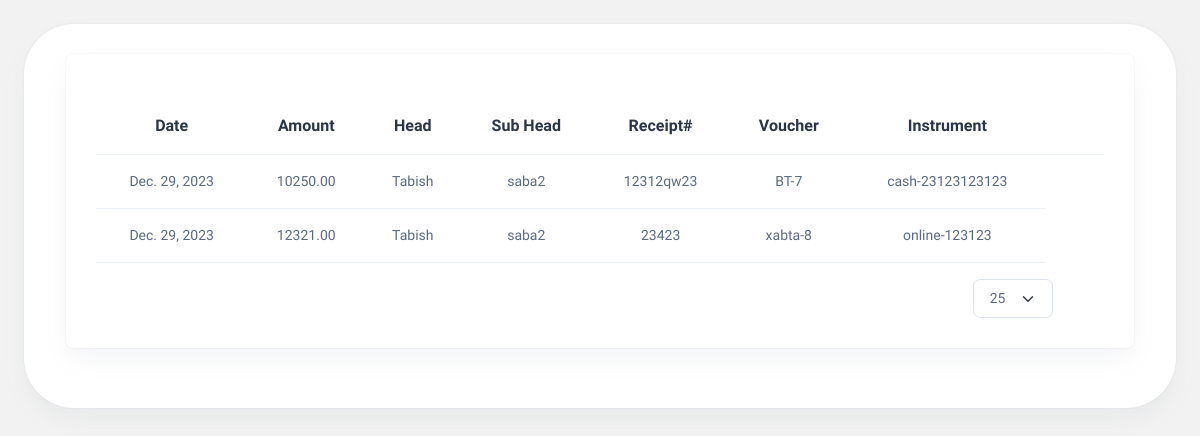
Page /summarytable (signed in) on the earlier database version.
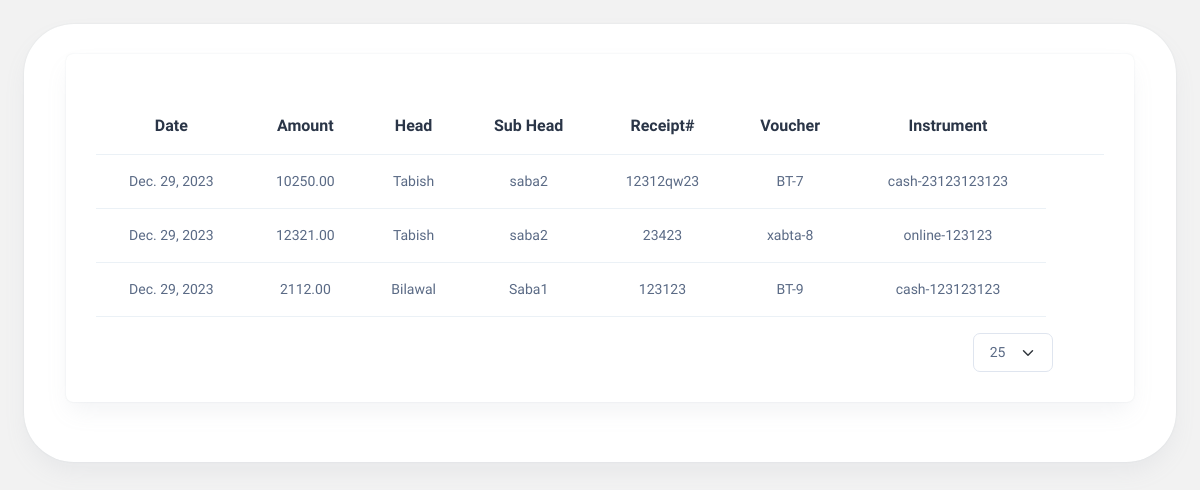
Same page on the later database version.
### Accountapp/models.py (models this page shows, shortened)
class AccountingEntry(models.Model):
    date = models.DateField(auto_now_add=True)
    amount = models.DecimalField(max_digits=20, decimal_places=2)
    head = models.ForeignKey(Head, on_delete=models.CASCADE)
    sub_head = models.ForeignKey(Shead, on_delete=models.CASCADE)
    description = models.TextField()
    receipt_number = models.CharField(max_length=20)
    charge_by = models.ForeignKey(
        charge, on_delete=models.CASCADE, null=True, blank=True
    )
    voucher = models.CharField(max_length=50, null=True, blank=True, unique=True)
    paid_by = models.ForeignKey(paid, on_delete=models.CASCADE, null=True, blank=True)
    claim_by = models.ForeignKey(claim, on_delete=models.CASCADE, null=True, blank=True)
    instrument = models.CharField(
        max_length=10,
        null=True,
        blank=True,
        choices=[("cash", "Cash"), ("cheque", "Cheque"), ("online", "Online Transfer")],
    )
    cash_number = models.CharField(max_length=20, default=0, null=True, blank=True)
    cheque_number = models.CharField(max_length=20, default=0, null=True, blank=True)
    online_number = models.CharField(max_length=20, default=0, null=True, blank=True)
    vendors = models.ForeignKey(Vendor, null=True, blank=True, on_delete=models.CASCADE)
    attachments = models.FileField(upload_to="attachments/", null=True, blank=True)
    comments = models.TextField()

class Head(models.Model):
    name = models.CharField(max_length=50)

class Shead(models.Model):
    head = models.ForeignKey(Head, on_delete=models.CASCADE)
    name = models.CharField(max_length=50)
    class Meta:
        verbose_name = "Sub Head"
        verbose_name_plural = "Sub Heads"
    def __str__(self):
        return self.name

### Accountapp/views.py (the view)
# urls.py: path("summarytable", views.tsummary, name="summarytable"),
@login_required(login_url="signin")
def tsummary(request):
    today = date.today()
    todayentry = AccountingEntry.objects.filter(date=today)
    return render(request, "summarytable.html", locals())

### Accountapp/templates/summarytable.html (shortened to what this page needs)
<!DOCTYPE html>
<html lang="en">
  <head>
    {% load static %}
    <link rel="stylesheet" href="https://code.jquery.com/ui/1.12.1/themes/base/jquery-ui.css" />
    <link rel="stylesheet" href="{% static 'css/styles.min.css' %}" />
    <link rel="stylesheet" href="{% static 'css/custom.css' %}" />
  </head>
  <body>
    <div class="page-wrapper" id="main-wrapper" data-layout="horizontal" data-navbarbg="skin6" data-header-position="fixed">
      <div class="body-wrapper">
        <div class="container-fluid">
          <div class="card my-navbar">
            <div class="card-body d-flex justify-content-between">
        <div class="container-fluid">
          <div class="card">
            <div class="card-body pt-2">
              <div class="table-responsive">
                <div class="d-flex justify-content-end align-items-center">
                  <a href="{% url 'home' %}" class="text-primary" style="font-size: 1.5rem;"><i class="ti ti-square-plus"></i></a>
                </div>
                <table id="accounting-table" class="table text-nowrap mb-0 align-middle">
                  <thead class="text-dark fs-4 text-center">
                    <tr>
                      <th>Date</th>
                      <th>Amount</th>
                      <th>Head</th>
                      <th>Sub Head</th>
                      <th>Receipt#</th>
                      <th>Voucher</th>
                      <th>Instrument</th>
                      <th>
                        <div class="d-flex justify-content-center">
                          <div>
                            <a class="nav-icon-hover text-primary" href="javascript:void(0)" id="drop3" data-bs-toggle="dropdown" aria-expanded="false"><strong><i class="ti ti-dots-vertical" style="font-size: 1rem;"></i></strong></a>
                          </div>
                        </div>
                      </th>
                    </tr>
                  </thead>
                  <tbody>
                    {% for entry in todayentry|slice:'-10:' %}
                      <tr class="text-center">
                        <td>{{ entry.date }}</td>
                        <td>{{ entry.amount }}</td>
                        <td>{{ entry.head.name }}</td>
                        <td>{{ entry.sub_head }}</td>
                        <td>{{ entry.receipt_number }}</td>
                        <td>{{ entry.voucher }}</td>
                        {% if entry.instrument == 'cash' or entry.instrument == 'Cash' %}
                          <td>{{ entry.instrument }}-{{ entry.cash_number }}</td>
                        {% elif entry.instrument == 'Cheque' or entry.instrument == 'cheque' %}
                          <td>{{ entry.instrument }}-{{ entry.cheque_number }}</td>
                        {% else %}
                          <td>{{ entry.instrument }}-{{ entry.online_number }}</td>
                        {% endif %}
                      </tr>
                    {% endfor %}
                  </tbody>
                </table>
              </div>
              <div class="d-flex align-items-center justify-content-end">
                <div class="text-center mt-3 me-2">
                  <select id="recordsPerPage" class="form-select" onchange="updateTableRows()">
                    <option value="50" selected>25</option>
                  </select>
                </div>
                <div class="text-center mt-3">
                  <button onclick="loadPreviousRows()" id="loadPreviousButton" class="btn btn-primary text-primary mr-2" style="background-color: transparent; border: none; padding: 0;"><i class="ti ti-square-arrow-left toggle-buttons"></i></button>
                  <button onclick="loadNextRows()" id="loadNextButton" class="btn btn-primary text-primary" style="background-color: transparent; border: none; padding: 0;"><i class="ti ti-square-arrow-right toggle-buttons"></i></button>
                </div>
              </div>
            </div>
          </div>
        </div>
      </div>
    </div>
  </body>
</html>

Differences in the rows shown:
added AccountingEntry: date "Dec. 29, 2023", amount "2112.00", head.name "Bilawal", sub_head "Saba1", receipt_number "123123", voucher "BT-9", instrument "cash", cash_number "123123123"
